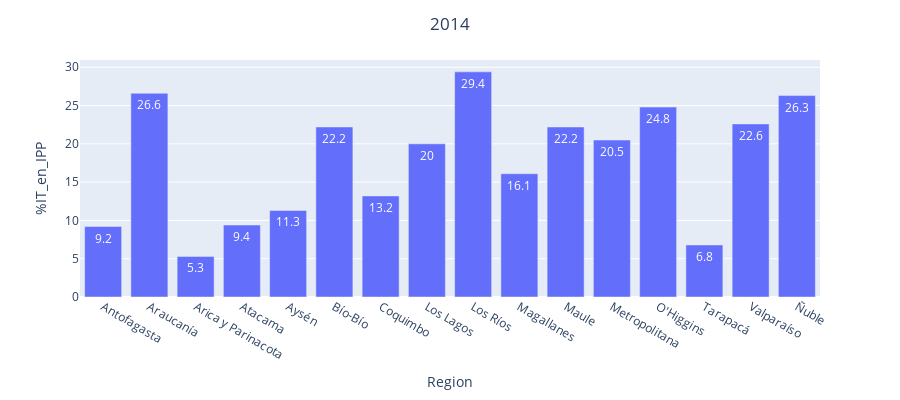
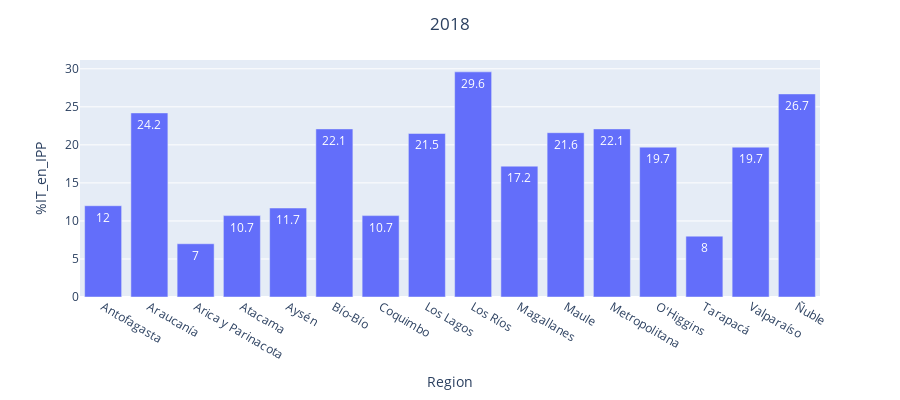
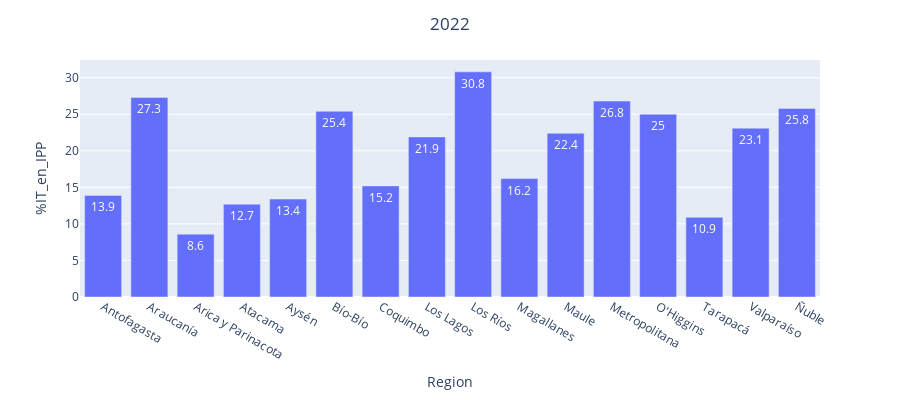

Write notebook code for charts like these, in order.
### Code cell
df_groupped = df[["Año","Region","%IT_en_IPP"]].groupby(by=["Año","Region"]).mean().round(1)["%IT_en_IPP"]
for year in [2014, 2018, 2022]:
    df_to_plot = df_groupped[year].reset_index(drop=False)
    fig = px.bar(df_to_plot, x="Region", y="%IT_en_IPP", text_auto=True)
    fig.update_layout(title=dict(text=f"{year}", x=0.5, xanchor="center"),
                     height=400)
    fig.show()

### Figure 1 — Plotly figure (JSON) as saved in the notebook; plotly's stock layout.template omitted (floating-point values rounded to 4 significant figures)
{"data": [{"alignmentgroup": "True", "hovertemplate": "Region=%{x}<br>%IT_en_IPP=%{y}<extra></extra>", "legendgroup": "", "marker": {"color": "#636efa", "pattern": {"shape": ""}}, "name": "", "offsetgroup": "", "orientation": "v", "showlegend": false, "textposition": "auto", "texttemplate": "%{y}", "type": "bar", "x": ["Antofagasta", "Araucanía", "Arica y Parinacota", "Atacama", "Aysén", "Bío-Bío", "Coquimbo", "Los Lagos", "Los Ríos", "Magallanes", "Maule", "Metropolitana", "O'Higgins", "Tarapacá", "Valparaíso", "Ñuble"], "xaxis": "x", "y": [9.2, 26.6, 5.3, 9.4, 11.3, 22.2, 13.2, 20, 29.4, 16.1, 22.2, 20.5, 24.8, 6.8, 22.6, 26.3], "yaxis": "y"}], "layout": {"barmode": "relative", "height": 400, "legend": {"tracegroupgap": 0}, "margin": {"t": 60}, "title": {"text": "2014", "x": 0.5, "xanchor": "center"}, "xaxis": {"anchor": "y", "domain": [0, 1], "title": {"text": "Region"}}, "yaxis": {"anchor": "x", "domain": [0, 1], "title": {"text": "%IT_en_IPP"}}}}

### Figure 2 — Plotly figure (JSON) as saved in the notebook; plotly's stock layout.template omitted (floating-point values rounded to 4 significant figures)
{"data": [{"alignmentgroup": "True", "hovertemplate": "Region=%{x}<br>%IT_en_IPP=%{y}<extra></extra>", "legendgroup": "", "marker": {"color": "#636efa", "pattern": {"shape": ""}}, "name": "", "offsetgroup": "", "orientation": "v", "showlegend": false, "textposition": "auto", "texttemplate": "%{y}", "type": "bar", "x": ["Antofagasta", "Araucanía", "Arica y Parinacota", "Atacama", "Aysén", "Bío-Bío", "Coquimbo", "Los Lagos", "Los Ríos", "Magallanes", "Maule", "Metropolitana", "O'Higgins", "Tarapacá", "Valparaíso", "Ñuble"], "xaxis": "x", "y": [12, 24.2, 7, 10.7, 11.7, 22.1, 10.7, 21.5, 29.6, 17.2, 21.6, 22.1, 19.7, 8, 19.7, 26.7], "yaxis": "y"}], "layout": {"barmode": "relative", "height": 400, "legend": {"tracegroupgap": 0}, "margin": {"t": 60}, "title": {"text": "2018", "x": 0.5, "xanchor": "center"}, "xaxis": {"anchor": "y", "domain": [0, 1], "title": {"text": "Region"}}, "yaxis": {"anchor": "x", "domain": [0, 1], "title": {"text": "%IT_en_IPP"}}}}

### Figure 3 — Plotly figure (JSON) as saved in the notebook; plotly's stock layout.template omitted (floating-point values rounded to 4 significant figures)
{"data": [{"alignmentgroup": "True", "hovertemplate": "Region=%{x}<br>%IT_en_IPP=%{y}<extra></extra>", "legendgroup": "", "marker": {"color": "#636efa", "pattern": {"shape": ""}}, "name": "", "offsetgroup": "", "orientation": "v", "showlegend": false, "textposition": "auto", "texttemplate": "%{y}", "type": "bar", "x": ["Antofagasta", "Araucanía", "Arica y Parinacota", "Atacama", "Aysén", "Bío-Bío", "Coquimbo", "Los Lagos", "Los Ríos", "Magallanes", "Maule", "Metropolitana", "O'Higgins", "Tarapacá", "Valparaíso", "Ñuble"], "xaxis": "x", "y": [13.9, 27.3, 8.6, 12.7, 13.4, 25.4, 15.2, 21.9, 30.8, 16.2, 22.4, 26.8, 25, 10.9, 23.1, 25.8], "yaxis": "y"}], "layout": {"barmode": "relative", "height": 400, "legend": {"tracegroupgap": 0}, "margin": {"t": 60}, "title": {"text": "2022", "x": 0.5, "xanchor": "center"}, "xaxis": {"anchor": "y", "domain": [0, 1], "title": {"text": "Region"}}, "yaxis": {"anchor": "x", "domain": [0, 1], "title": {"text": "%IT_en_IPP"}}}}
